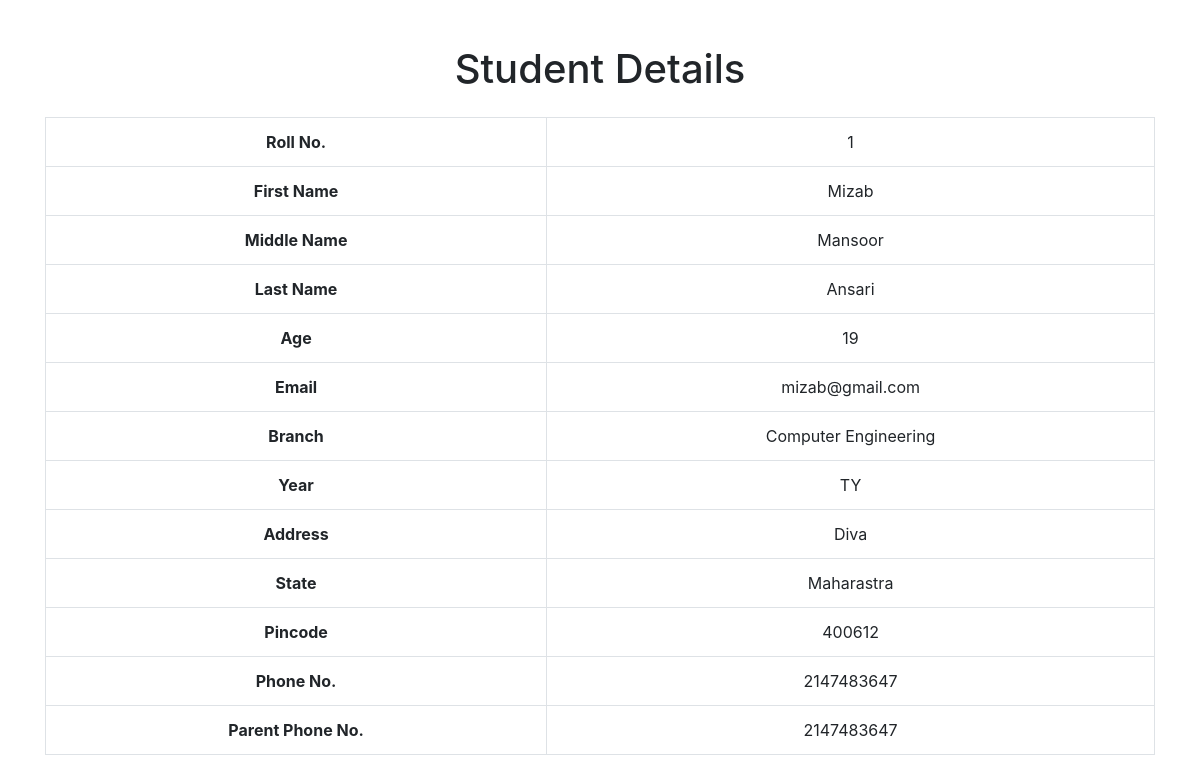
The app's page /general/browse/more_details.php?id=2 with its own data.
### tables this page shows
CREATE TABLE `student_details` (
  `id` int(100) NOT NULL,
  `roll_no` int(100) NOT NULL,
  `first_name` text NOT NULL,
  `middle_name` text NOT NULL,
  `surname` text NOT NULL,
  `age` text NOT NULL,
  `email` varchar(100) NOT NULL,
  `branch` text NOT NULL,
  `year` text NOT NULL,
  `address` text NOT NULL,
  `state` text NOT NULL,
  `pincode` int(100) NOT NULL,
  `phone_no` bigint(10) NOT NULL,
  `parent_phone_no` bigint(10) NOT NULL
);

### general/browse/more_details.php (the view, shortened to what this page needs)
<!DOCTYPE html>
<html lang="en" style="height: 100%;">
<head>
    <link rel="stylesheet" href="https://maxcdn.bootstrapcdn.com/bootstrap/4.0.0-beta.3/css/bootstrap.min.css">
    <link rel="stylesheet" href="browse_style.css">
</head>
<body style="height: 100%;">
    <?php
        require_once "../../connect_to_db.php";
        $id = $_GET["id"];
        $result = mysqli_query($conn, "SELECT * FROM student_details WHERE id='$id'");
    ?>
    <div class="h-100 d-flex align-items-center justify-content-center">
        <div class="container">
            <div class="text-center py-3">
                <h1>Student Details</h1>
            </div>
            <div class="justify-content-center">
                <table class="table table-bordered text-center">
                    <?php while ($row = mysqli_fetch_assoc($result)) : ?>
                        <tr>
                            <th>Roll No.</th>
                            <td><?php echo $row["roll_no"]; ?></td>
                        </tr>
                        <tr>
                            <th>First Name</th>
                            <td><?php echo $row["first_name"]; ?></td>
                        </tr>
                        <tr>
                            <th>Middle Name</th>
                            <td><?php echo $row["middle_name"]; ?></td>
                        </tr>
                        <tr>
                            <th>Last Name</th>
                            <td><?php echo $row["surname"]; ?></td>
                        </tr>
                        <tr>
                            <th>Age</th>
                            <td><?php echo $row["age"]; ?></td>
                        </tr>
                        <tr>
                            <th>Email</th>
                            <td><?php echo $row["email"]; ?></td>
                        </tr>
                        <tr>
                            <th>Branch</th>
                            <td><?php echo $row["branch"]; ?></td>
                        </tr>
                        <tr>
                            <th>Year</th>
                            <td><?php echo $row["year"]; ?></td>
                        </tr>
                        <tr>
                            <th>Address</th>
                            <td><?php echo $row["address"]; ?></td>
                        </tr>
                        <tr>
                            <th>State</th>
                            <td><?php echo $row["state"]; ?></td>
                        </tr>
                        <tr>
                            <th>Pincode</th>
                            <td><?php echo $row["pincode"]; ?></td>
                        </tr>
                        <tr>
                            <th>Phone No.</th>
                            <td><?php echo $row["phone_no"]; ?></td>
                        </tr>
                        <tr>
                            <th>Parent Phone No.</th>
                            <td><?php echo $row["parent_phone_no"]; ?></td>
                        </tr>
                    <?php endwhile; ?>
                </table>
            </div>
        </div>
    </div>
</body>
</html>

### records on screen
student_details: roll_no "1", first_name "Mizab", middle_name "Mansoor", surname "Ansari", age "19", email "mizab@gmail.com", branch "Computer Engineering", year "TY", address "Diva", state "Maharastra", pincode "400612", phone_no "2147483647", parent_phone_no "2147483647"
